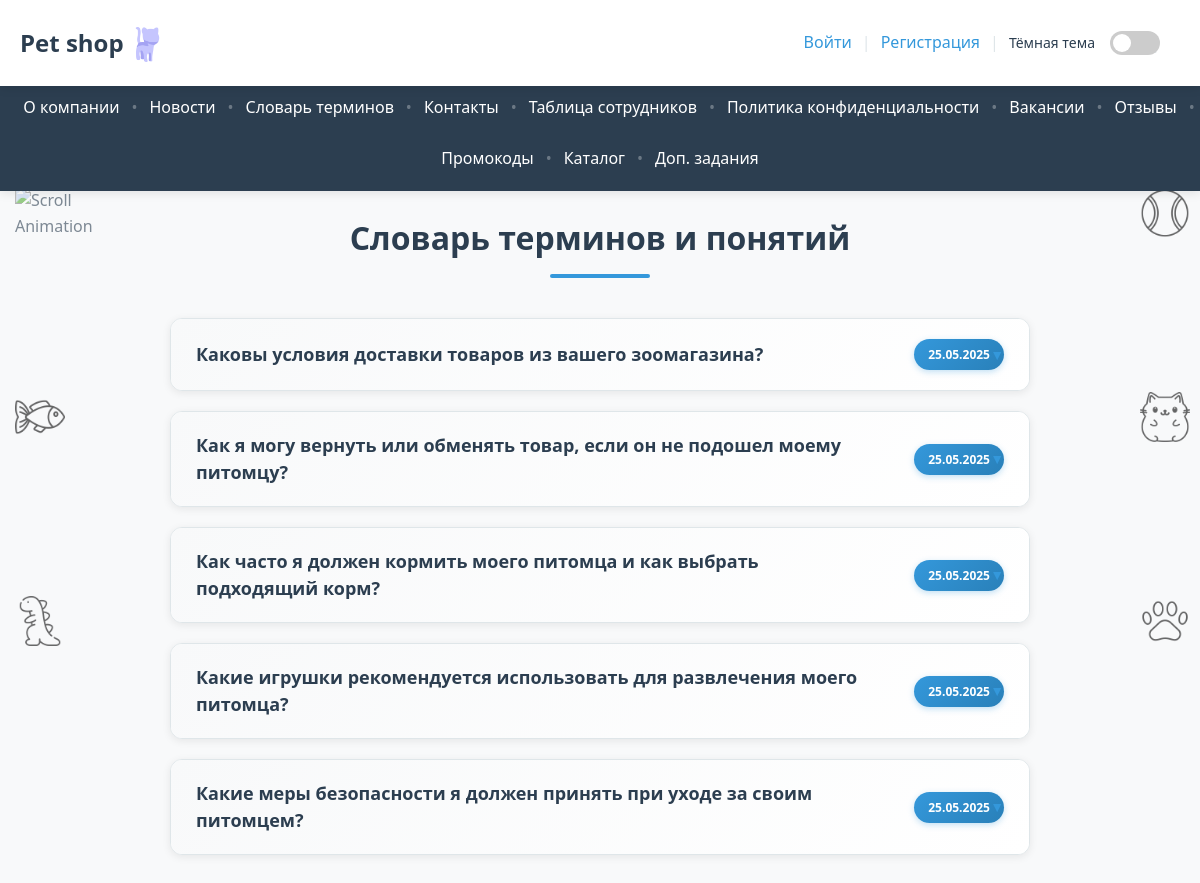
Screenshot of /glossary/ with the database file from the repository.
### pet_shop/models.py (models this page shows, shortened)
class FAQ(models.Model):
    text = models.TextField()
    answer = models.TextField()
    date = models.DateTimeField(auto_now_add=True)

### pet_shop/views.py (the view)
# urls.py: path('glossary/', views.glossary, name='glossary'),
def glossary(request):
    return render(request, 'pet_shop/company/glossary.html', {'glossaries': company_usecases.get_glossaries()})

### pet_shop/repository/company.py (called while the page is built)
def get_glossaries():
    return FAQ.objects.all()

### pet_shop/usecase/company.py (called while the page is built)
def get_glossaries():
    return company_db.get_glossaries()

### pet_shop/templates/pet_shop/company/glossary.html (shortened to what this page needs)
{% extends "pet_shop/base.html" %}
{% load static %}
{% block extra_css %}
<link rel="stylesheet" href="{% static 'pet_shop/css/glossary.css' %}">
{% endblock %}
{% block content %}
<div class="container faq-container">
    <div class="glossaries">
        <h3 class="faq-title">Словарь терминов и понятий</h3>
        {% if glossaries %}
        <div class="faq-list">
            {% for n in glossaries %}
            <div class="faq-item">
                <label for="faq-{{ n.id }}" class="faq-question">
                    <span class="faq-question-text">{{ n.text }}</span>
                    <span class="faq-date-badge" title="Дата добавления: {{ n.date|date:"d.m.Y H:i" }}">
                        {{ n.date|date:"d.m.Y" }}
                    </span>
                </label>
            </div>
            {% endfor %}
        </div>
        {% else %}
        <div class="no-faq">
            Пока нет вопросов и ответов
        </div>
        {% endif %}
    </div>
</div>
{% endblock %}

### pet_shop/static/pet_shop/css/base.css (style rules this page uses)
:root { --primary-color: #3498db; --secondary-color: #2980b9; --accent-color: #e74c3c; --text-color: #2c3e50; --light-bg: #f8f9fa; --border-color: #dfe6e9; --header-bg: white; --footer-bg: #2c3e50; --footer-text: white; --footer-hover: #ecf0f1; }
* { box-sizing: border-box; }
body { font-family: 'Segoe UI', Tahoma, Geneva, Verdana, sans-serif; margin: 0; padding: 0; color: var(--text-color); line-height: 1.6; background-color: var(--light-bg); transition: background-color 0.3s ease, color 0.3s ease; }

### pet_shop/static/pet_shop/css/glossary.css (style rules this page uses)
.faq-container { padding: 40px 20px; font-family: 'Segoe UI', Tahoma, Geneva, Verdana, sans-serif; max-width: 900px; margin: 0 auto; }
.faq-title { text-align: center; color: var(--text-color, #2c3e50); font-size: 32px; font-weight: 600; margin-bottom: 40px; position: relative; padding-bottom: 15px; transition: color 0.3s ease; }
.faq-title:after { content: ''; position: absolute; bottom: 0; left: 50%; transform: translateX(-50%); width: 100px; height: 4px; background: linear-gradient(90deg, var(--primary-color, #3498db), var(--primary-color, #2ecc71)); border-radius: 2px; transition: background 0.3s ease; }
.faq-list { display: flex; flex-direction: column; gap: 20px; }
.faq-item { background: var(--header-bg, #ffffff); border-radius: 12px; box-shadow: 0 2px 8px rgba(0, 0, 0, 0.08); overflow: hidden; transition: all 0.3s ease; border: 1px solid var(--border-color, #e8e8e8); }
.faq-question { display: flex; justify-content: space-between; align-items: center; padding: 20px 25px; cursor: pointer; background: linear-gradient(135deg, var(--light-bg, #f8f9fa) 0%, var(--header-bg, #ffffff) 100%); transition: all 0.3s ease; user-select: none; position: relative; }
.faq-question-text { flex: 1; font-size: 18px; font-weight: 600; color: var(--text-color, #2c3e50); line-height: 1.5; padding-right: 30px; transition: color 0.3s ease; }
.faq-date-badge { background: linear-gradient(135deg, var(--primary-color, #3498db), var(--secondary-color, #2980b9)); color: white; padding: 6px 14px; border-radius: 20px; font-size: 12px; font-weight: 600; white-space: nowrap; box-shadow: 0 2px 6px rgba(52, 152, 219, 0.3); transition: all 0.3s ease; }
.faq-question::after { content: '▼'; position: absolute; right: 25px; font-size: 14px; color: var(--primary-color, #3498db); transition: transform 0.3s ease, color 0.3s ease; font-weight: bold; }

### rows the page displays
FAQ: text "Каковы условия доставки товаров из вашего зоомагазина?", date "25.05.2025"
FAQ: text "Как я могу вернуть или обменять товар, если он не подошел моему питомцу?", date "25.05.2025"
FAQ: text "Как часто я должен кормить моего питомца и как выбрать подходящий корм?", date "25.05.2025"
FAQ: text "Какие игрушки рекомендуется использовать для развлечения моего питомца?", date "25.05.2025"
FAQ: text "Какие меры безопасности я должен принять при уходе за своим питомцем?", date "25.05.2025"
